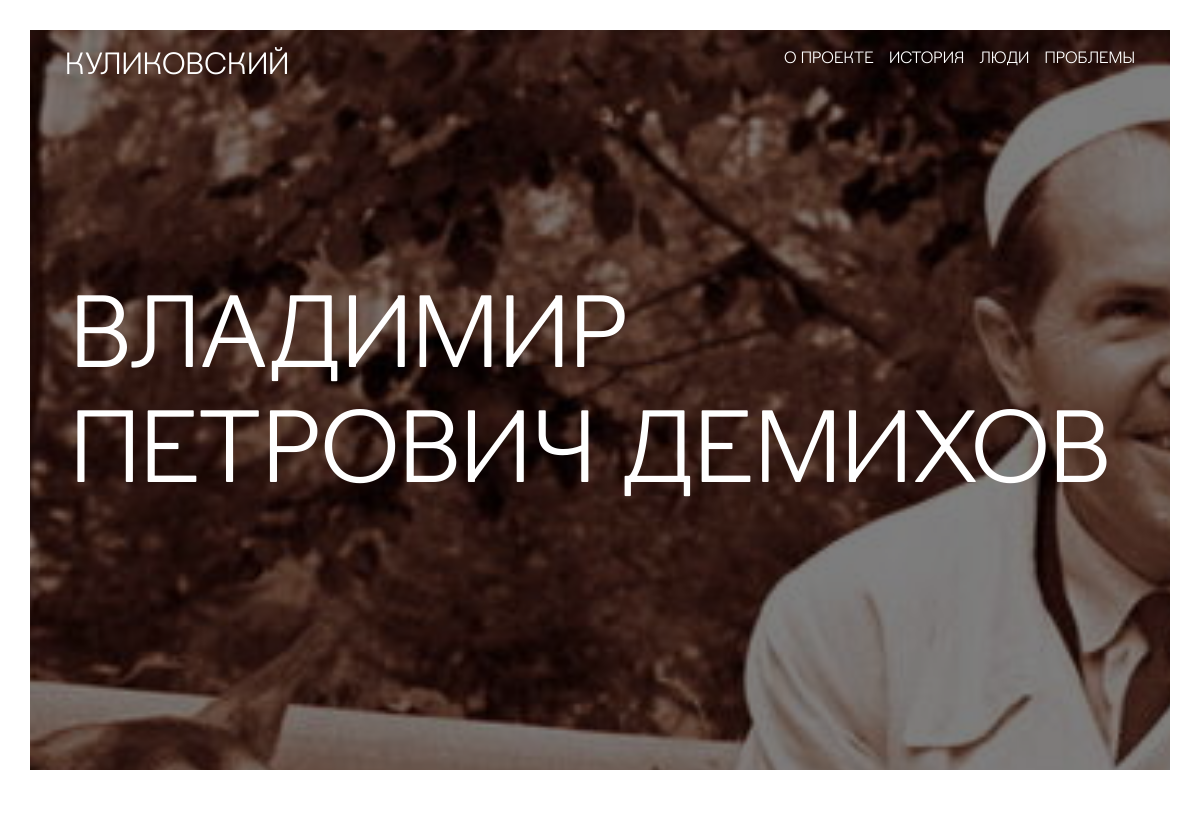
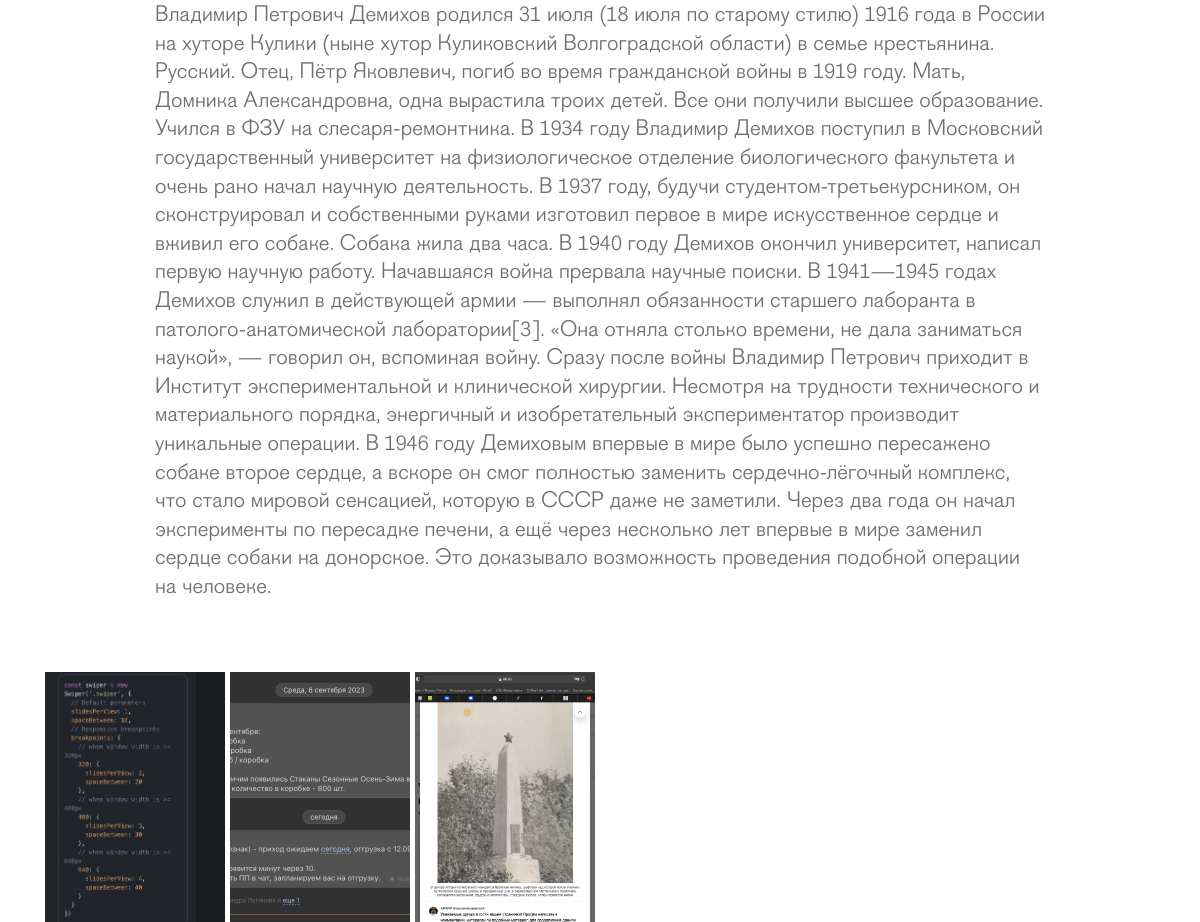
Screenshot of /people/1/ with the database file from the repository (2 pictures, top to bottom).
### people/models.py (models this page shows, shortened)
class People(models.Model):
    name = models.CharField(max_length=255, verbose_name="Имя человека", help_text="Введите полностью ФИО человека", blank=True)
    text = models.TextField(verbose_name='Текст контента', help_text='Введите текст, который будет отображаться на странице с записью', blank=True)
    poster = models.ImageField(upload_to='people/', verbose_name='Главное изображение', help_text='Загрузите изображение для записи')
    status = models.BooleanField(default=True, verbose_name='Статус', help_text='Отображает запись на странице')
    slug = AutoSlugField(populate_from='name', unique=True, null=True, default=None)
    class Meta:
        verbose_name = 'Люди'
        verbose_name_plural = 'Люди'

class PeopleImageList(models.Model):
    people = models.ForeignKey(People, blank=True, null=True, default=None, on_delete=models.CASCADE)
    img = models.ImageField(upload_to="people/people_list/", verbose_name='Дополнительные изображения')
    status = models.BooleanField(default=True, verbose_name='Статус', help_text='Отображает изображение на странице')
    class Meta:
        verbose_name = 'Дополнительное изображение'
        verbose_name_plural = 'Дополнительные изображения'

### people/views.py (the view)
# urls.py: path('people/<int:pk>/', views.detail_page, name='detail_page'),
def detail_page(request, pk):
    people = get_object_or_404(People, pk=pk)
    images = people.peopleimagelist_set.all()
    context = {
        'people': people,
        'images': images
    }
    return render(request, 'people/detail-page.html', context)

### templates/people/detail-page.html (shortened to what this page needs)
{% extends "template.html" %}
{% load static %}
{% block content %}
<section class="main-wrapper__section intro-section intro-section--detail" id="intro-section">
	<div class="intro-section__banner" style="background-image: url('{{ people.poster.url }}');">
		<div class="intro-section__container container">
			<div class="intro-section__inner">
				<h2 class="intro-section__title">{{ people.name }}</h2>
			</div>
		</div>
	</div>
</section>
<section class="main-wrapper__section content-section content-section--people">
    <div class="container content-section__container">
        <div class="content-section__inner">
            <div class="content-section__info">
                <p class="content-section__text">
                    {{ people.text }}
                </p>
            </div>
        </div>
    </div>
</section>
<section class="main-wrapper__section gallery">
    <div class="container gallery__container">
        <ul class="gallery__list">
            {% for image in images %}
            <li class="gallery__list-item">
                <a data-fslightbox="gallery" href="{{ image.img.url }}" class="gallery__list-link">
                    <img loading="lazy" src="{{ image.img.url }}" alt="" class="gallery__list-img">
                </a>
            </li>
            {% endfor %}
        </ul>
    </div>
</section>
{% endblock %}

### templates/template.html (shortened to what this page needs)
{% load static %}
<!DOCTYPE html>
<html lang="ru">
<head>
  <link rel="stylesheet" href="{% static 'css/vendor.css' %}">
  <link rel="stylesheet" href="{% static 'css/main.css' %}">
</head>
<body class="application" id="app">
  <div class="application__container" id="app-container">
    <header class="application__header header" id="header">
  <div class="container header__container">
    <div class="header__row">
      <a title="Куликовский" href="{% url 'home' %}" class="header__logo logo {% if request.path == '/' %} logo--big {% endif %}">
        Куликовский
      </a>
      <nav role="menu" class="header__navbar navbar">
        <menu role="menubar" class="navbar__menu">
          <li role="menuitem" class="navbar__menu-item">
            <a title="О проекте" href="{% url 'about' %}" class="navbar__menu-link">О проекте</a>
          </li>
          <li role="menuitem" class="navbar__menu-item">
            <a title="История" href="{% url 'history' %}" class="navbar__menu-link">История</a>
          </li>
          <li role="menuitem" class="navbar__menu-item">
            <a title="Люди" href="{% url 'people' %}" class="navbar__menu-link">Люди</a>
          </li>
          <li role="menuitem" class="navbar__menu-item">
            <a title="Проблемы" href="{% url 'problem' %}" class="navbar__menu-link">Проблемы</a>
          </li>
        </menu>
      </nav>
    </div>
  </div>
</header>
    <main class="application__main main-wrapper" id="main-wrapper">
      <div class="main-wrapper__content">
        {% block content %}
        {% endblock content %}
      </div>
    </main>
  </div>
</body>
</html>

### static/css/main.css (style rules this page uses)
:root { --font-family: "Figgins", sans-serif; --content-width: 1440px; --container-offset: 15px; --container-width: calc(var(--content-width) + (var(--container-offset) * 2)); --navlink-color: #ffffff; --text-color: #101010; --bg-color: #ffffff; --accent-color: #718B96; --white-color: #ffffff; --black-color: #101010; --line-color: rgba(0,0,0, .3); }
html { -webkit-box-sizing: border-box; box-sizing: border-box; width: 100vw; overflow-x: hidden; background-color: var(--bg-color); }
*, *::before, *::after { -webkit-box-sizing: border-box; box-sizing: border-box; }
body { width: 100vw; overflow-x: hidden; font-family: var(--font-family); background-color: var(--bg-color); color: var(--text-color); -webkit-transition: all 300ms linear; transition: all 300ms linear; }
img { height: auto; max-width: 100%; -o-object-fit: cover; object-fit: cover; }
a { text-decoration: none; color: inherit; }
.container { margin: 0 auto; padding: 0 var(--container-offset); max-width: var(--container-width); width: 100%; }
.header { position: absolute; top: 0; left: 0; right: 0; width: 100%; padding: 50px; z-index: 30; }
.header__row { display: -webkit-box; display: -ms-flexbox; display: flex; -webkit-box-align: start; -ms-flex-align: start; align-items: start; -webkit-box-pack: justify; -ms-flex-pack: justify; justify-content: space-between; }
.navbar__menu { display: -webkit-box; display: -ms-flexbox; display: flex; -webkit-box-align: center; -ms-flex-align: center; align-items: center; gap: 15px; }
.navbar__menu-link { font-size: 16px; text-align: center; color: var(--navlink-color); text-transform: uppercase; -webkit-transition: color 300ms; transition: color 300ms; }
.logo { font-size: 30px; cursor: pointer; color: var(--navlink-color); text-transform: uppercase; }
.intro-section { position: relative; width: 100%; height: 100vh; padding: 30px 30px 30px 30px; color: var(--white-color); }
.intro-section__banner { position: relative; width: 100%; height: 100%; background-position: center; background-repeat: no-repeat; background-attachment: fixed; background-size: cover; display: -webkit-box; display: -ms-flexbox; display: flex; -webkit-box-orient: vertical; -webkit-box-direction: normal; -ms-flex-direction: column; flex-direction: column; -webkit-box-pack: center; -ms-flex-pack: center; justify-content: center; padding: 0 25px; }
.intro-section__banner::before { content: ""; position: absolute; top: 0; left: 0; right: 0; bottom: 0; width: 100%; height: 100%; background-color: rgba(0, 0, 0, 0.5); display: block; z-index: 20; }
.intro-section__title { position: relative; margin: 0; font-size: 100px; font-weight: 400; text-transform: uppercase; z-index: 30; }
.content-section { width: 100%; padding: 40px 30px; }
.content-section__text { font-size: 22px; font-weight: 400; line-height: 1.3; opacity: 0.6; max-width: 890px; margin: 0 auto; }
.gallery { padding: 30px 30px 0 30px; width: 100%; }
.gallery__list { margin: 0; padding: 0; list-style: none; display: -webkit-box; display: -ms-flexbox; display: flex; -ms-flex-wrap: wrap; flex-wrap: wrap; gap: 5px; }
.gallery__list-item { width: calc(16.666% - 5px); height: 250px; }
.gallery__list-link { position: relative; width: 100%; height: 100%; display: block; overflow: hidden; }
.gallery__list-img { width: 100%; height: 100%; -o-object-fit: cover; object-fit: cover; display: block; -webkit-transition: -webkit-transform 300ms; transition: -webkit-transform 300ms; transition: transform 300ms; transition: transform 300ms, -webkit-transform 300ms; }

### rows the page displays
People: poster (picture), name "ВЛАДИМИР ПЕТРОВИЧ ДЕМИХОВ", text "Владимир Петрович Демихов родился 31 июля (18 июля по старому стилю) 1916 года в России на хуторе Кулики (ныне хутор Куликовский Волгоградской области) в семье крестьянина. Русский. Отец, Пётр Яковлевич, погиб во время гражданской войны в 1919 году. Мать, Домника Александровна, одна вырастила троих детей. Все они получили высшее образование. Учился в ФЗУ на слесаря-ремонтника. В 1934 году Владимир Демихов поступил в Московский государственный университет на физиологическое отделение биологического факультета и очень рано начал научную деятельность. В 1937 году, будучи студентом-третьекурсником, он сконструировал и собственными руками изготовил первое в мире искусственное сердце и вживил его…"
PeopleImageList: img (picture)
PeopleImageList: img (picture)
PeopleImageList: img (picture)
